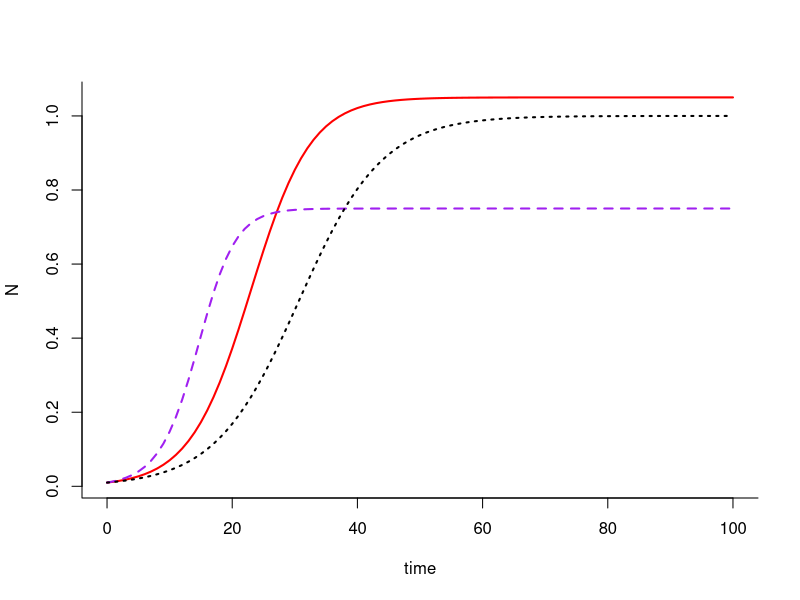
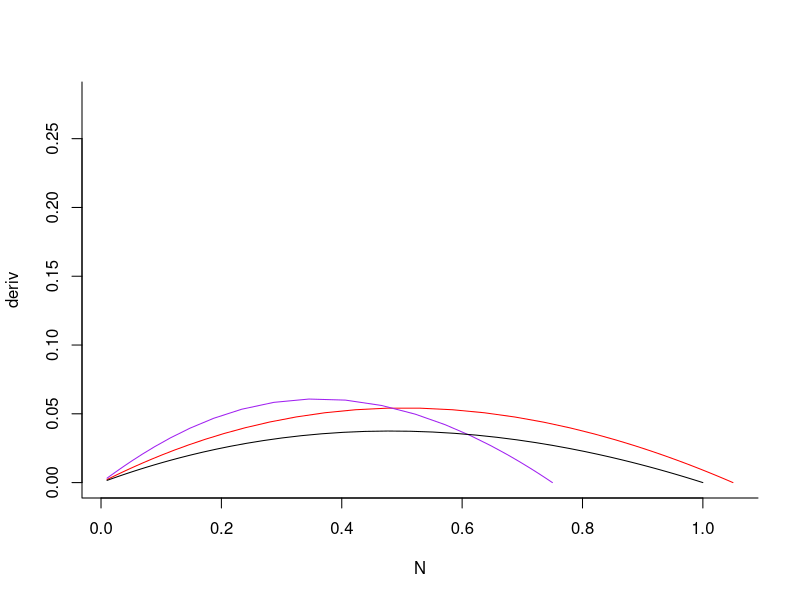
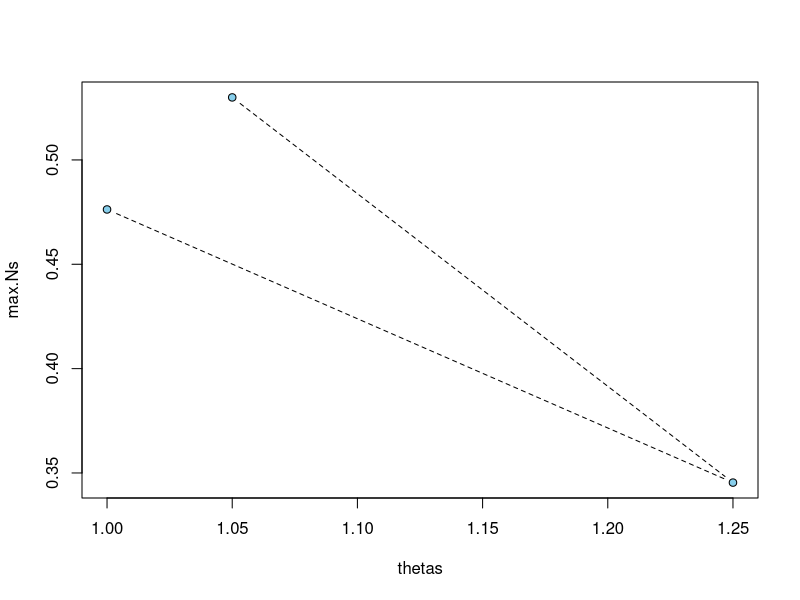
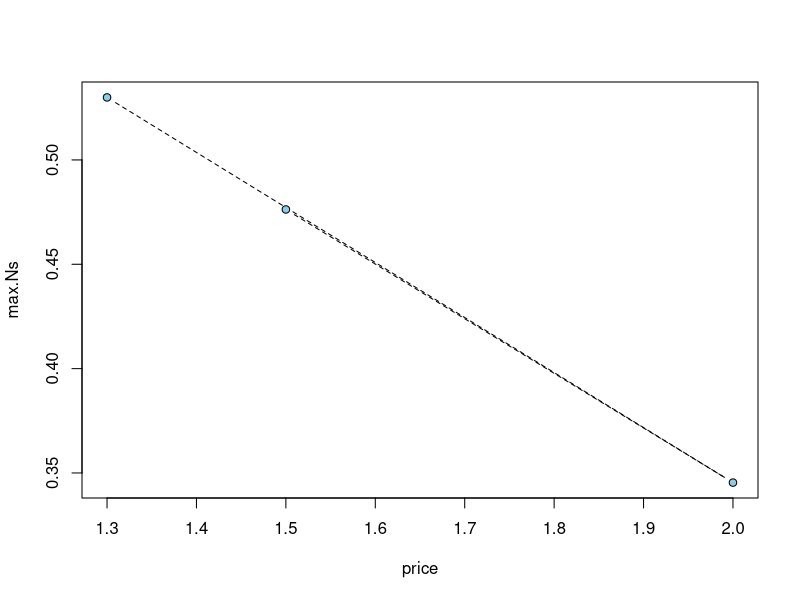

Reproduce these figures in R, in order.
library(deSolve)
log.growth.theta <- function(t, y, p) {
  N <- y[1]
  with(as.list(p), {
    dN.dt <- r * N * (1 - (N / K)^theta)
    return(list(dN.dt))
  })
}

## specify parameter values and initial conditions for tomatoes
p <- c('r' = 0.2, 'K' = 1.05, 'theta' = 1.05)
y0 <- c('N' = 0.01)
t <- 0:100

sim <- ode(y = y0, times = t, func = log.growth.theta, parms = p, method = 'lsoda')

sim <- as.data.frame(sim)

## basic plot
plot(N ~ time, data = sim, type = 'l', lwd = 2, bty = 'l', col = 'red')

## change theta for grapes
p.2 <- c('r' = 0.28, 'K' = 0.75, 'theta' = 1.25)
sim.2 <- ode(y = y0, times = t, func = log.growth.theta, parms = p.2, method = 'lsoda')
sim.2 <- as.data.frame(sim.2)

points(N ~ time, data = sim.2, type = 'l', lwd = 2, bty = 'l', lty = 2, col = 'purple')

## change theta for peaches
p.3 <- c('r' = 0.15, 'K' = 1, 'theta' = 1)
sim.3 <- ode(y = y0, times = t, func = log.growth.theta, parms = p.3, method = 'lsoda')
sim.3 <- as.data.frame(sim.3)

points(N ~ time, data = sim.3, type = 'l', lwd = 2, bty = 'l', lty = 3, col = 'black')

sim$deriv <- c(diff(sim$N), NA)
plot(deriv ~ N, data = sim, type = 'l', col = 'red', ylim = c(0, 0.28), bty = 'l')

sim.2$deriv <- c(diff(sim.2$N), NA)
points(deriv ~ N, data = sim.2, type = 'l', col = 'purple')

sim.3$deriv <- c(diff(sim.3$N), NA)
points(deriv ~ N, data = sim.3, type = 'l', col = 'black')





max.Ns <- c(sim$N[which(sim$deriv == max(sim$deriv, na.rm = TRUE))],
            sim.2$N[which(sim.2$deriv == max(sim.2$deriv, na.rm = TRUE))],
            sim.3$N[which(sim.3$deriv == max(sim.3$deriv, na.rm = TRUE))])

thetas <- c(p['theta'], p.2['theta'], p.3['theta'])
plot(max.Ns ~ thetas, pch = 21, bg = 'skyblue', type = 'b', lty = 2)
            

price<- c(p=1.3,p=2,p=1.5)
plot(max.Ns ~ price, pch = 21, bg = 'skyblue', type = 'b', lty = 2)
